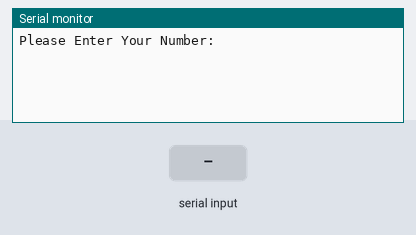
The sketch below on a simulated Arduino Uno, built with avr-gcc and run on an emulated ATmega328P. On the bench: the last lines printed to the serial monitor. Inputs (shaded band) come from the test bench.

Above: at 1.2 s.
1.3 s: "90,45\n" received over Serial
At 2.2 s:
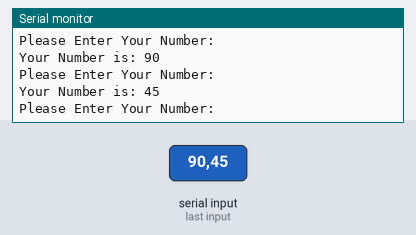
2.8 s: "30,150\n" received over Serial
At 5.3 s:
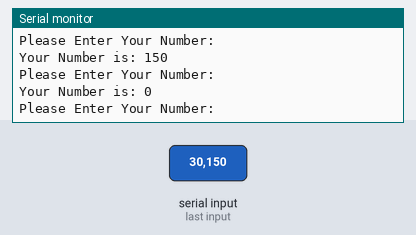
Timing chart, 0 to 6.8 s (numbered marks = the images above; inputs shaded):
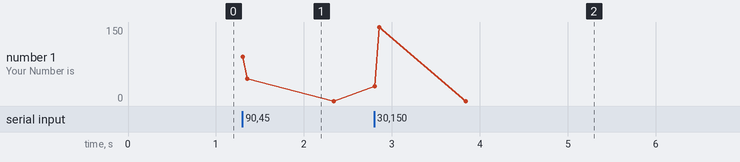

The sketch:

sketch_dec31c_ReadDatafromSerialPort.ino
```cpp
int myNumber;
String msg = "Please Enter Your Number: ";
String msg2 = "Your Number is: ";

void setup() {
  // put your setup code here, to run once:
Serial.begin(9600);

}

void loop() {
  // put your main code here, to run repeatedly:
Serial.println(msg);  // We ask.

while (Serial.available() == 0){  // We wait.

}

myNumber = Serial.parseInt(); // We read it.
Serial.print(msg2); // Serial print out the first msg.
Serial.println(myNumber); // Serial print out the second msg2.
Serial.println("");

}

// https://www.youtube.com/watch?v=7aP5KL5clWA
// To get data from the serial monitor, you got to do three things:
// First, ask for it.
// Second, wait for it.
// Third, read it.
// Ask -> Wait -> Read.
```

Measured:
- after the input at 1.3 s, the serial monitor: prints a new line at once (image 1)
- after the input at 2.8 s, the serial monitor: prints a new line at once (image 2)
